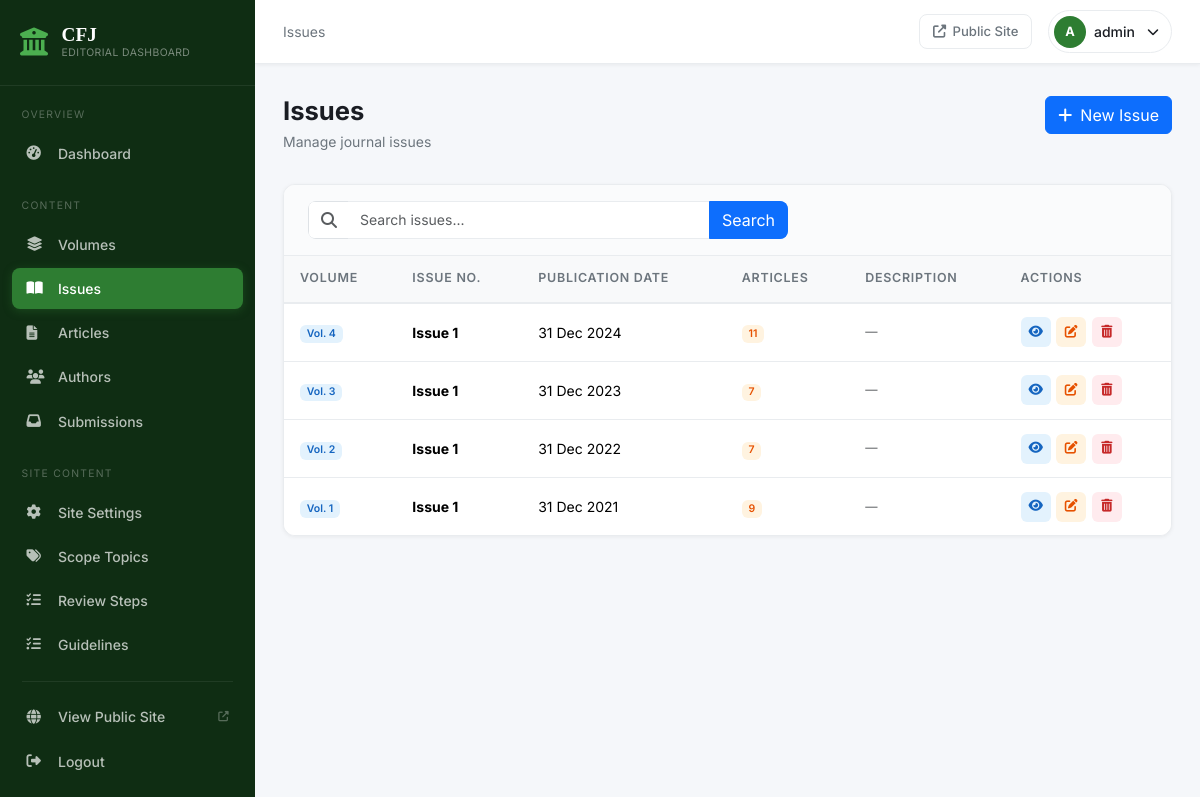
Screenshot of /dashboard/issues/ (signed in) with the database file from the repository.
### website/models.py (models this page shows, shortened)
class Issue(models.Model):
    volume = models.ForeignKey(Volume, on_delete=models.CASCADE, related_name='issues')
    issue_number = models.PositiveIntegerField()
    publication_date = models.DateField()
    description = models.TextField(blank=True)
    class Meta:
        unique_together = ('volume', 'issue_number')
        ordering = ['volume', 'issue_number']
    def get_absolute_url(self):
        return reverse('website:issue_detail', kwargs={
            'volume_number': self.volume.volume_number,
            'issue_number': self.issue_number,
        })

class Volume(models.Model):
    volume_number = models.PositiveIntegerField(unique=True)
    year = models.PositiveIntegerField()
    description = models.TextField(blank=True)
    class Meta:
        ordering = ['-volume_number']

### src/views.py (the view)
# urls.py: path('issues/', views.issue_list, name='issue_list'),
@login_required
def issue_list(request):
    query = request.GET.get('q', '').strip()
    qs = Issue.objects.select_related('volume')
    if query:
        qs = qs.filter(
            Q(issue_number__icontains=query) |
            Q(volume__volume_number__icontains=query) |
            Q(volume__year__icontains=query)
        )
    paginator = Paginator(qs, 15)
    return render(request, 'src/issues/list.html', {
        'issues': paginator.get_page(request.GET.get('page')),
        'query': query,
    })

### src/context_processors.py (called while the page is built)
def pending_submissions_count(request):
    if not request.path.startswith('/dashboard/') or not request.user.is_authenticated:
        return {}
    return {
        'pending_submissions_count': Submission.objects.filter(status=Submission.STATUS_PENDING).count(),
    }

### website/context_processors.py (called while the page is built)
def site_settings(request):
    return {'site_settings': SiteSettings.load()}

### website/models.py (called while the page is built)
    @classmethod
    def load(cls):
        obj, _ = cls.objects.get_or_create(pk=1)
        return obj

### templates/src/issues/list.html (shortened to what this page needs)
{% extends 'src/base.html' %}
{% block breadcrumb %}Issues{% endblock %}
{% block content %}
<div class="page-header">
  <div>
    <h1 class="page-title">Issues</h1>
    <p class="page-subtitle">Manage journal issues</p>
  </div>
  <a href="{% url 'src:issue_create' %}" class="btn btn-primary">
    <i class="fas fa-plus me-2"></i>New Issue
  </a>
</div>
<div class="dash-card">
  <div class="dash-card-header">
    <form class="search-form" action="" method="get">
      <div class="input-group">
        <span class="input-group-text"><i class="fas fa-search text-muted"></i></span>
        <input type="text" name="q" class="form-control" placeholder="Search issues..." value="{{ query }}">
        <button type="submit" class="btn btn-primary">Search</button>
      </div>
    </form>
  </div>
  <div class="dash-card-body p-0">
    {% if issues %}
    <div class="table-responsive">
      <table class="table dash-table mb-0">
        <thead>
          <tr>
            <th>Volume</th>
            <th>Issue No.</th>
            <th>Publication Date</th>
            <th>Articles</th>
            <th>Description</th>
            <th>Actions</th>
          </tr>
        </thead>
        <tbody>
          {% for issue in issues %}
          <tr>
            <td><span class="badge badge-volume">Vol. {{ issue.volume.volume_number }}</span></td>
            <td><strong>Issue {{ issue.issue_number }}</strong></td>
            <td>{{ issue.publication_date|date:"d M Y" }}</td>
            <td><span class="badge badge-article">{{ issue.articles.count }}</span></td>
            <td class="text-muted small">{{ issue.description|truncatewords:10|default:"—" }}</td>
            <td>
              <div class="table-actions">
                <a href="{{ issue.get_absolute_url }}" class="table-action-btn view" target="_blank" title="View"><i class="fas fa-eye"></i></a>
                <a href="{% url 'src:issue_edit' issue.pk %}" class="table-action-btn edit" title="Edit"><i class="fas fa-edit"></i></a>
                <a href="{% url 'src:issue_delete' issue.pk %}" class="table-action-btn delete" title="Delete"><i class="fas fa-trash-alt"></i></a>
              </div>
            </td>
          </tr>
          {% endfor %}
        </tbody>
      </table>
    </div>
    {% endif %}
  </div>
</div>
{% endblock %}

### templates/src/base.html (shortened to what this page needs)
{% load static %}
<!DOCTYPE html>
<html lang="en">
<head>
  <link href="https://cdn.jsdelivr.net/npm/bootstrap@5.3.2/dist/css/bootstrap.min.css" rel="stylesheet">
  <link href="https://cdnjs.cloudflare.com/ajax/libs/font-awesome/6.5.0/css/all.min.css" rel="stylesheet">
  <link rel="stylesheet" href="{% static 'css/dashboard.css' %}">
</head>
<body class="dashboard-body">
  {% include 'src/partials/sidebar.html' %}
  <div class="dashboard-main">
    <header class="dash-header">
      <div class="dash-header-left">
        <div class="dash-breadcrumb">{% block breadcrumb %}Dashboard{% endblock %}</div>
      </div>
      <div class="dash-header-right">
        <a href="{% url 'website:home' %}" class="header-action-btn" target="_blank" title="View Public Site">
          <i class="fas fa-external-link-alt"></i>
          <span>Public Site</span>
        </a>
        <div class="header-user-menu">
          <div class="header-user">
            <div class="user-avatar">{{ request.user.username|first|upper }}</div>
            <span class="user-name">{{ request.user.username }}</span>
            <i class="fas fa-chevron-down fa-xs ms-1"></i>
          </div>
        </div>
      </div>
    </header>
    <div class="dash-content">
      {% block content %}{% endblock %}
    </div>
  </div>
</body>
</html>

### static/css/dashboard.css (style rules this page uses)
*, *::before, *::after { box-sizing: border-box; }
body { font-family: 'Inter', -apple-system, BlinkMacSystemFont, sans-serif; color: var(--text); -webkit-font-smoothing: antialiased; }
.dashboard-body { background: var(--light); margin: 0; }
.dashboard-main { margin-left: var(--sidebar-w); min-height: 100vh; display: flex; flex-direction: column; transition: margin-left 0.3s ease; }
.dash-header { height: var(--header-h); background: var(--white); border-bottom: 1px solid var(--border); display: flex; align-items: center; justify-content: space-between; padding: 0 1.75rem; position: sticky; top: 0; z-index: 900; box-shadow: var(--shadow-sm); flex-shrink: 0; }
.dash-header-left { display: flex; align-items: center; gap: 1rem; }
.dash-breadcrumb { font-size: 0.875rem; color: var(--text-muted); }
.dash-header-right { display: flex; align-items: center; gap: 1rem; }
.header-action-btn { display: flex; align-items: center; gap: 0.4rem; font-size: 0.82rem; color: var(--text-muted); text-decoration: none; padding: 0.4rem 0.8rem; border-radius: var(--radius); border: 1px solid var(--border); transition: var(--transition); font-weight: 500; }
.header-user-menu { position: relative; }
.header-user { display: flex; align-items: center; gap: 0.5rem; cursor: pointer; padding: 0.3rem 0.75rem 0.3rem 0.3rem; border-radius: 50px; border: 1px solid var(--border); transition: var(--transition); }
.user-avatar { width: 32px; height: 32px; background: var(--primary); color: white; border-radius: 50%; display: flex; align-items: center; justify-content: center; font-weight: 700; font-size: 0.8rem; }
.user-name { font-size: 0.875rem; font-weight: 500; }
.dash-content { padding: 2rem 1.75rem; flex: 1; }
.page-header { display: flex; justify-content: space-between; align-items: flex-start; margin-bottom: 2rem; flex-wrap: wrap; gap: 1rem; }
.page-title { font-family: 'Inter', sans-serif; font-size: 1.6rem; font-weight: 700; color: var(--text); margin: 0 0 0.25rem; }
.page-subtitle { color: var(--text-muted); font-size: 0.875rem; margin: 0; }
.dash-card { background: white; border: 1px solid var(--border); border-radius: var(--radius-lg); box-shadow: var(--shadow-sm); overflow: hidden; }
.dash-card-header { display: flex; align-items: center; justify-content: space-between; padding: 1rem 1.5rem; border-bottom: 1px solid var(--border); background: #fafbfc; flex-wrap: wrap; gap: 0.75rem; }
.dash-card-body { padding: 1.5rem; }
.dash-table { margin: 0; font-size: 0.875rem; }
.dash-table thead th { background: #f8f9fa; border-bottom: 2px solid var(--border); font-weight: 600; font-size: 0.78rem; text-transform: uppercase; letter-spacing: 0.06em; color: var(--text-muted); padding: 0.85rem 1rem; white-space: nowrap; }
.dash-table tbody td { padding: 0.85rem 1rem; vertical-align: middle; border-bottom: 1px solid var(--border); }
.dash-table tbody tr:last-child td { border-bottom: none; }
.table-actions { display: flex; gap: 0.35rem; align-items: center; }
.table-action-btn { width: 30px; height: 30px; display: flex; align-items: center; justify-content: center; border-radius: 6px; font-size: 0.8rem; text-decoration: none; transition: var(--transition); }
.table-action-btn.view { background: #E3F2FD; color: #1565C0; }
.table-action-btn.edit { background: #FFF3E0; color: #E65100; }
.table-action-btn.delete { background: #FFEBEE; color: #C62828; }
.badge-volume { background: #E3F2FD; color: #1565C0; font-weight: 600; }
.badge-article { background: #FFF3E0; color: #E65100; font-weight: 600; }
.search-form { flex: 1; max-width: 480px; }
.search-form .input-group { border-radius: var(--radius); overflow: hidden; }
.search-form .input-group-text { background: white; border-right: none; }
.search-form .form-control { border-left: none; font-size: 0.875rem; }
.form-control, .form-select { font-size: 0.9rem; border-color: var(--border); border-radius: var(--radius); transition: var(--transition); }

### rows the page displays
Issue: volume.volume_number "4", issue_number "1", publication_date "31 Dec 2024", articles.count "11", description "—"
Issue: volume.volume_number "3", issue_number "1", publication_date "31 Dec 2023", articles.count "7", description "—"
Issue: volume.volume_number "2", issue_number "1", publication_date "31 Dec 2022", articles.count "7", description "—"
Issue: volume.volume_number "1", issue_number "1", publication_date "31 Dec 2021", articles.count "9", description "—"

### other values shown
{{ request.user.username|first|upper }} "A"
{{ request.user.username }} "admin"
